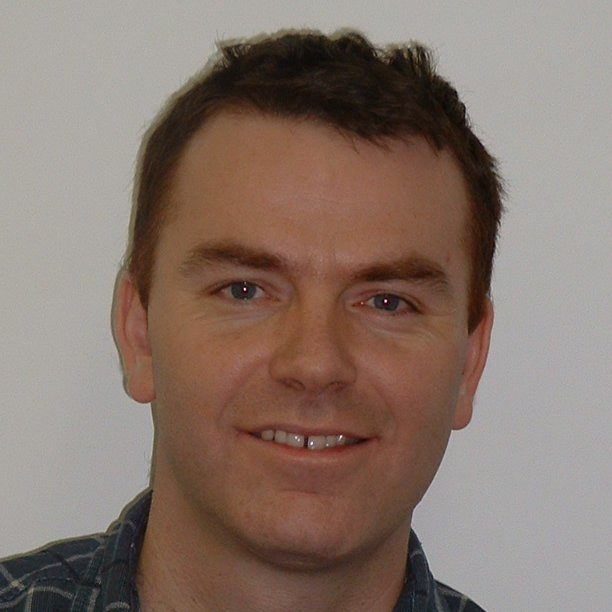
#> input picture src/gabor2_612x612.jpg, 612 x 612 px; its folder holds 6 pictures in this run
$ python thumbnail-metacpan-contribution-english.py
#> lines starting #> are read from the running program, lines starting #| are printed output that depends on the picture
#> in main, `img = Image.new('RGB', (width, height), color=background_color)`: img: PIL image 1280x720 RGB; every value is 221
### bin/mypil.py
import os
from PIL import Image, ImageDraw, ImageFont
from copy import deepcopy

root = os.path.dirname(os.path.dirname(__file__))

def heb(txt):
    rev = txt[::-1]
    return rev

def add_text(draw, text, xy, size, rtl=False, fill=(0, 0, 0)):
    font = ImageFont.truetype('Pillow/Tests/fonts/FreeSansBold.ttf', size)
    my_text = heb(text) if rtl else text
    width, height = font.getsize(my_text)
    xy = deepcopy(xy)
    if xy[0] == 'center':
        #exit(dir(draw))
        size = draw.im.size
        xy = ( (size[0]-width)/2, xy[1])
    xy = (xy[0]-width if rtl else xy[0], xy[1])
    draw.text(
        text = my_text,
        xy   = xy,
        fill = fill,
        font = font,
    )

# [22 lines left out: function add_date, not called in this run]

def embed_image(img, filename, box, size=None, mask=False):
#> called with filename = 'gabor2_612x612.jpg', box = (920, 360), size = (350, 350), mask = False
    emb_img_path = os.path.join(root, 'src', filename)
    emb_img = Image.open(emb_img_path, 'r')
#> emb_img is the input picture: PIL image 612x612 RGB; mean R, G, B 135.1, 117.5, 107.8
    #size = (emb_img.size[0] / 2, emb_img.size[1] / 2)
    if size:
        emb_img.thumbnail(size)
#> emb_img: PIL image 350x350 RGB
    if mask:
       img.paste(emb_img, box=box, mask=emb_img)
    else:
       img.paste(emb_img, box=box)
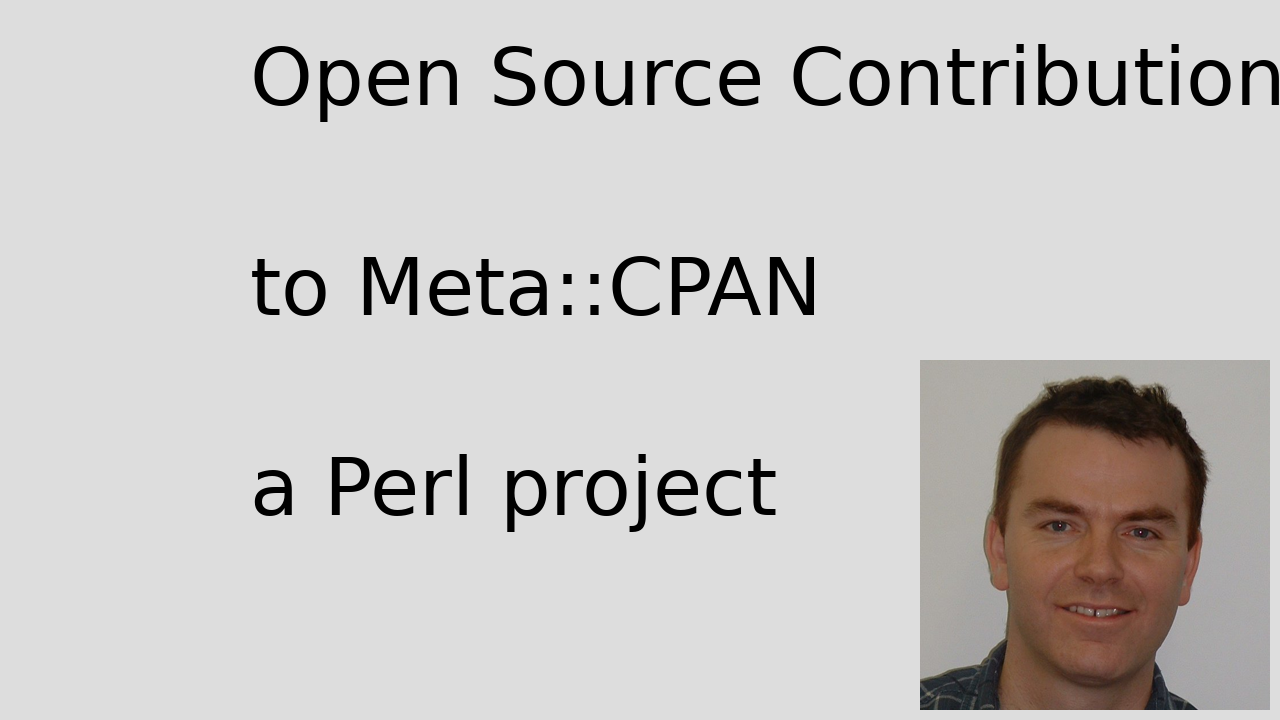
#> img: PIL image 1280x720 RGB; mean R, G, B 201.3, 199, 197.7

### bin/thumbnail-metacpan-contribution-english.py
import os
from PIL import Image, ImageDraw, ImageFont
from mypil import add_text, add_date, embed_image

width  = 1280
height = 720

# background_color = '#eb8634'
#background_color = '#ebb434'
background_color = '#DDDDDD'

root = os.path.dirname(os.path.dirname(__file__))
#print(root)

def main():
    png_filename = os.path.splitext(os.path.basename(__file__))[0] + '.png'
    #print(png_filename)

    png_filepath = os.path.join(root, 'images', png_filename)
    #print(png_filepath)

    img = Image.new('RGB', (width, height), color=background_color)

    # Code-Maven Workshop

    font_gabor = ImageFont.truetype('Pillow/Tests/fonts/FreeMono.ttf', 40)
    font_title = ImageFont.truetype('Pillow/Tests/fonts/FreeSansBold.ttf', 160)
    font = ImageFont.truetype('Pillow/Tests/fonts/FreeSansBold.ttf', 40)
    draw = ImageDraw.Draw(img)
    add_text(
        draw = draw,
        text = "Open Source Contribution",
        rtl  = False,
        size = 80,
        xy   = (250, 30),
    )

    add_text(
        draw = draw,
        text = "to Meta::CPAN",
        rtl  = False,
        size = 80,
        xy   = (250, 240),
    )

    add_text(
        draw = draw,
        text = "a Perl project",
        rtl  = False,
        size = 80,
        xy   = (250, 440),
    )

    # [15 lines of commented-out code are left out]


    isize = 350
    embed_image(img=img, filename='gabor2_612x612.jpg', size=(isize, isize), box=(width-isize-10, height-isize-10))
    embed_image(img=img, filename='metacpan.jpg', box=(10, 10), mask=False)
#> call 2 of embed_image, with filename = 'metacpan.jpg', box = (10, 10), mask = False
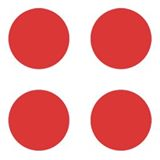
#> input picture src/metacpan.jpg, 160 x 160 px
#> in embed_image, emb_img is the input picture: PIL image 160x160 RGB; mean R, G, B 236.2, 163, 162.7
#> in embed_image (call 2), `img.paste(emb_img, box=box)`:
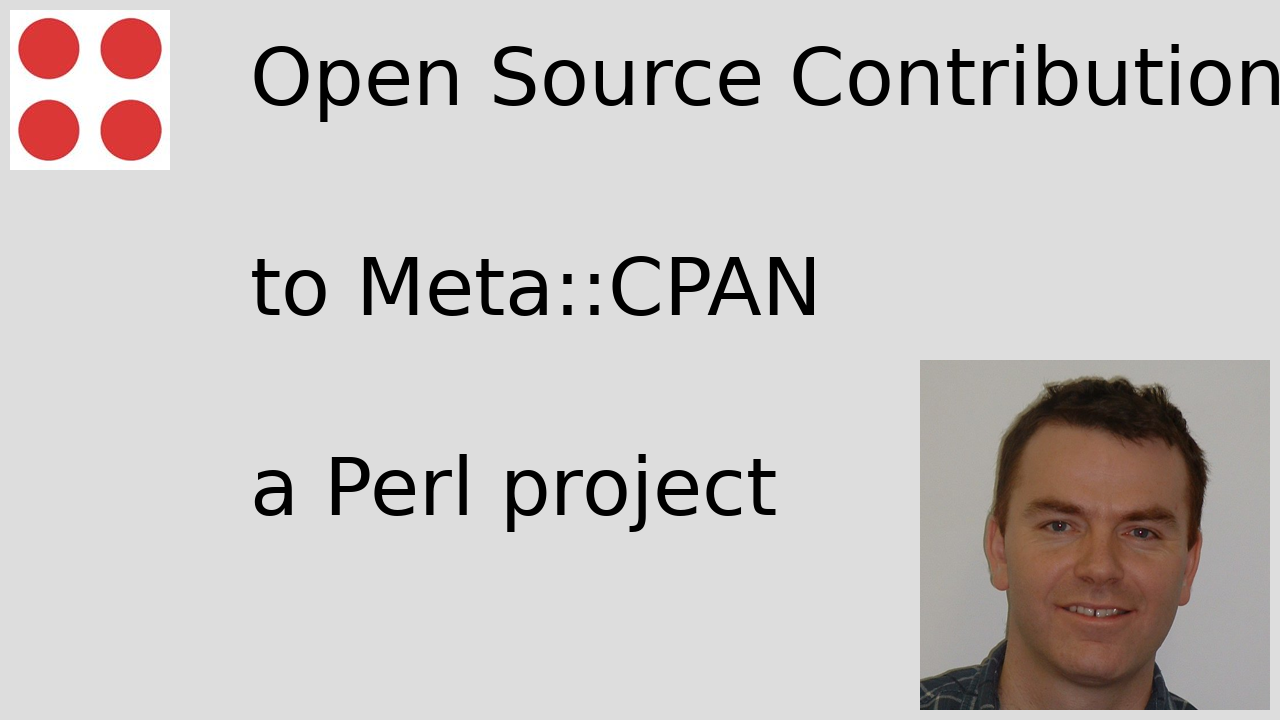
#> img: PIL image 1280x720 RGB; mean R, G, B 201.8, 197.4, 196.1

    img.save(png_filepath)
    img.show()


main()
